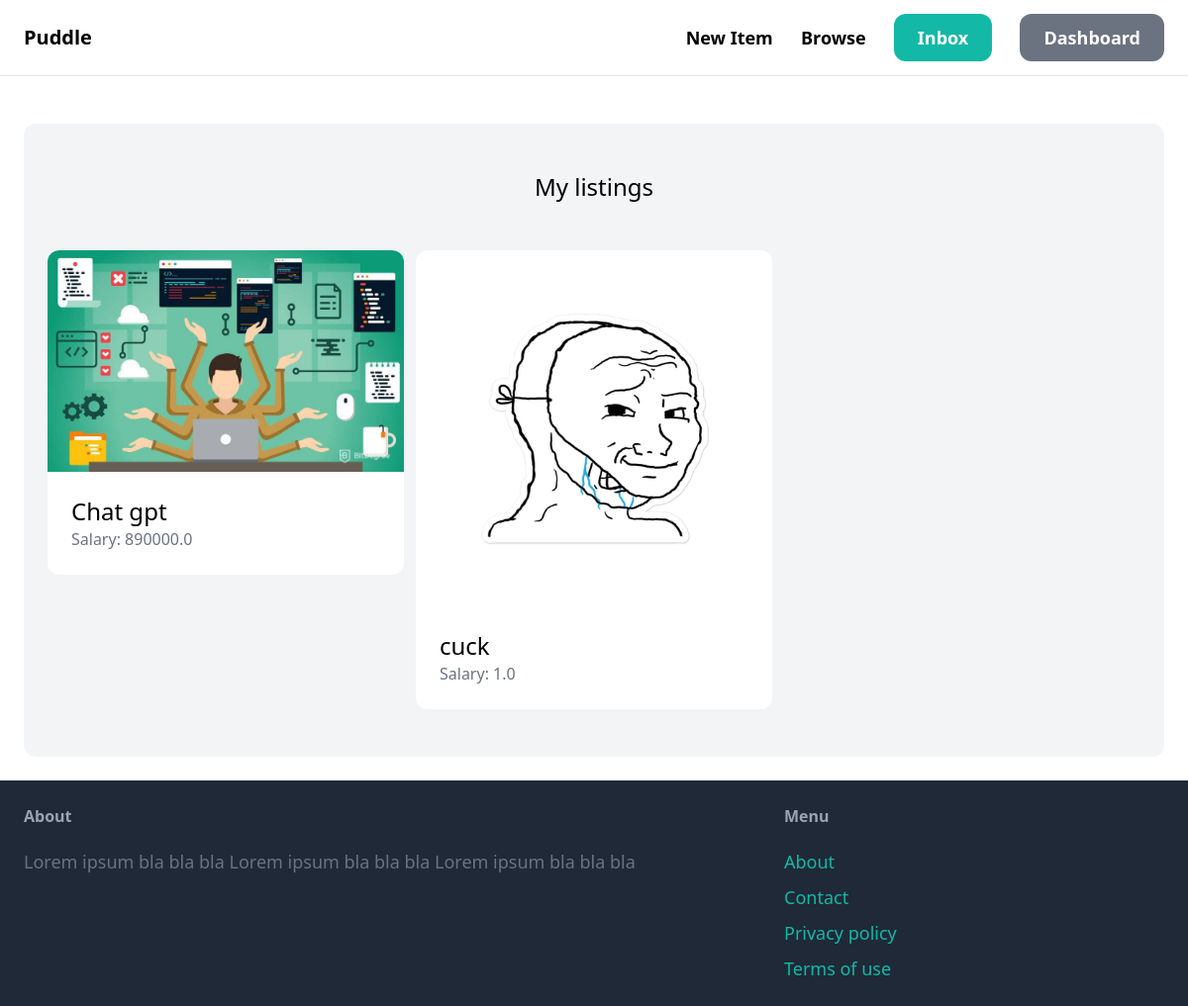
Before: /dashboard/ (signed in) with the older database file.
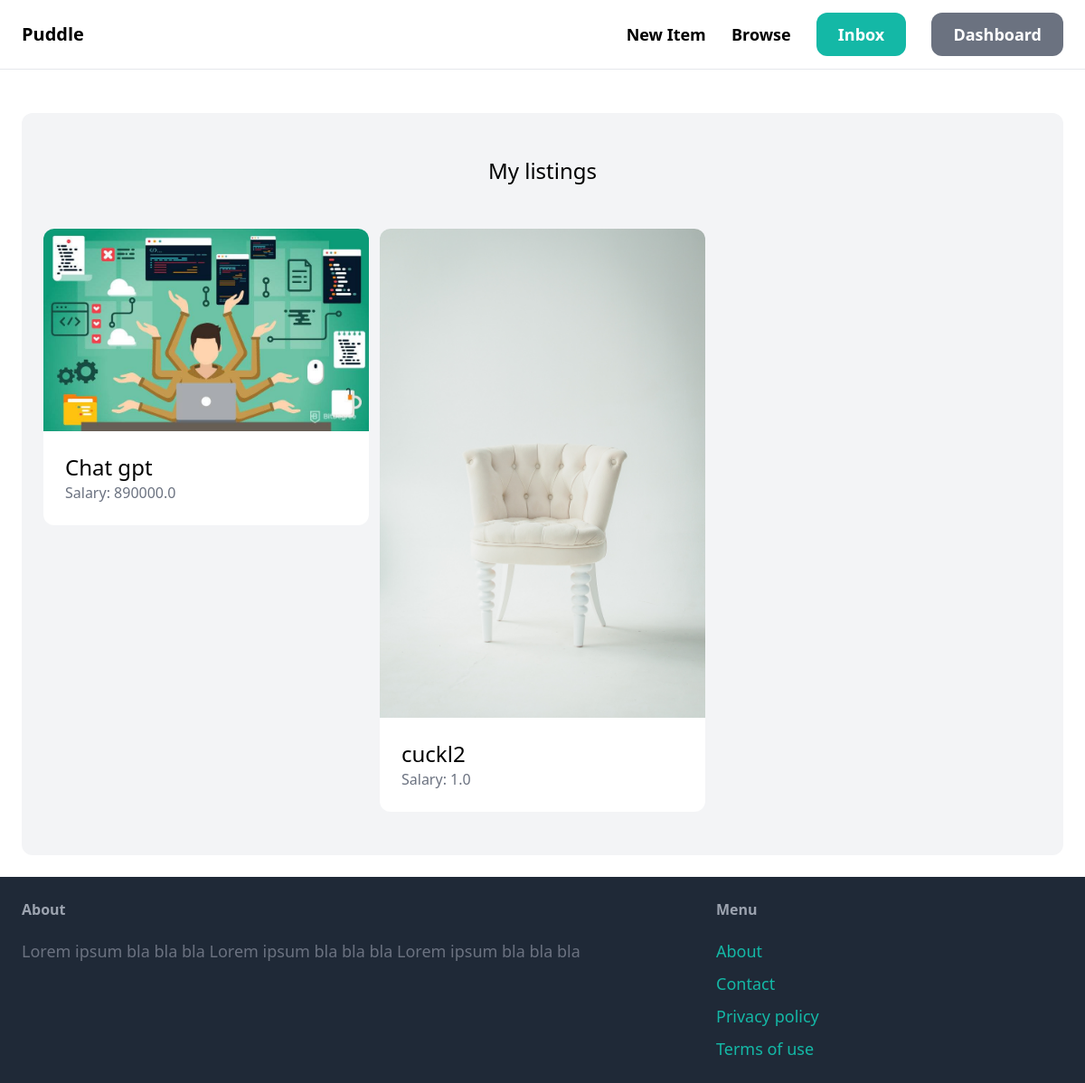
After: the same page with the newer database file.
### item/models.py (models this page shows, shortened)
class Item(models.Model):
    category = models.ForeignKey(Category, related_name='items', on_delete=models.CASCADE)
    name = models.CharField(max_length=255)
    description = models.TextField(blank=True, null=True)
    salary = models.FloatField()
    image = models.ImageField(upload_to="item_images", blank=True, null=True)
    created_by = models.ForeignKey(User, related_name='items', on_delete=models.CASCADE)
    created_at = models.DateTimeField(auto_now_add=True)

### dashboard/views.py (the view)
# urls.py: path('', views.index, name='index'),
@login_required
def index(request):
    items = Item.objects.filter(created_by=request.user)
    return render(request, 'dashboard/index.html', {
        'items': items,
    })

### dashboard/templates/dashboard/index.html (shortened to what this page needs)
{% extends 'core/base.html' %}
{% block content %}
    <div class='mt-6 px-6 py-12 bg-gray-100 rounded-xl'>
        <h2 class='mb-12 text-2xl text-center'>My listings</h2>
        <div class="grid grid-cols-3 gap-3">
            {% for item in  items %}
                <div>
                    <a href="{% url 'item:detail' item.id %}">
                        <div>
                            <img src="{{ item.image.url }}" class="rounded-t-xl">
                        </div>
                        <div class="p-6 bg-white rounded-b-xl">
                            <h2 class="text-2xl">{{ item.name }}</h2>
                            <p class="text-gray-500">Salary: {{ item.salary }}</p>
                        </div>
                    </a>
                </div>
            {% endfor %}
        </div>
    </div>
{% endblock %}

Changed rows visible on the page:
no longer on this page (row edited): Item: image (placeholder picture), name "cuck", salary "1.0"
added Item: image (picture), name "cuckl2", salary "1.0"
